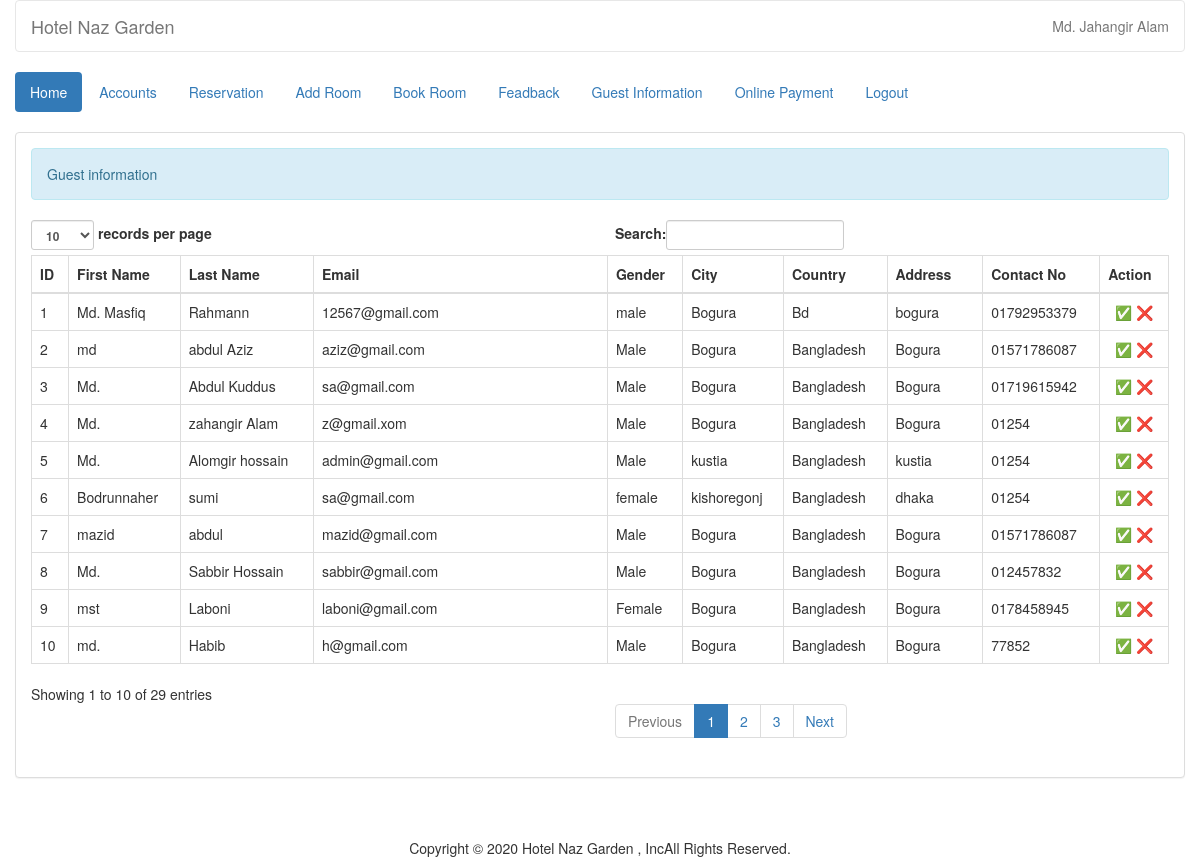
Screenshot of /admin/guestview.php (signed in) with the database file from the repository.
### tables this page shows
CREATE TABLE `guest` (
  `guest_id` int(11) NOT NULL,
  `firstname` varchar(50) NOT NULL,
  `lastname` varchar(40) NOT NULL,
  `email` varchar(100) NOT NULL,
  `gender` varchar(100) NOT NULL,
  `city` varchar(100) NOT NULL,
  `country` varchar(100) NOT NULL,
  `address` varchar(50) NOT NULL,
  `contactno` varchar(13) NOT NULL
);

### admin/name.php (called while the page is built)
<?php
	require 'connect.php';
	$query = $conn->query("SELECT * FROM `admin` WHERE `admin_id` =
		'$_SESSION[admin_id]'") or die(mysqli_error());
	$fetch = $query->fetch_array();
	$name = $fetch['name'];
?>

### admin/guestview.php (the view, shortened to what this page needs)
<!DOCTYPE html>
<?php
	require 'name.php';
include 'header.php';?>
	<div class = "container-fluid">
		<div class = "panel panel-default">
			<div class = "panel-body">
				<div class = "alert alert-info">Guest information</div>
				<table id = "table" class = "table table-bordered">
					<thead>
         <th> ID</th>
         <th>First Name</th>
         <th>Last Name</th>
         <th>Email</th>
         <th>Gender</th>
         <th>City</th>
         <th>Country</th>
         <th>Address</th>
         <th>Contact No</th>
         <th>Action </th>
       </thead>
       <tbody>
         <?php
           $query = $conn->query("SELECT * FROM `guest`") or die(mysqli_error());
           while($fetch = $query->fetch_array()){
         ?>
         <tr>
           <td><?php echo $fetch['guest_id']?></td>
           <td><?php echo $fetch['firstname']?></td>
           <td><?php echo $fetch['lastname']?></td>
           <td><?php echo $fetch['email']?></td>
           <td><?php echo $fetch['gender']?></td>
           <td><?php echo $fetch['city']?></td>
           <td><?php echo $fetch['country']?></td>
           <td><?php echo $fetch['address']?></td>
           <td><?php echo $fetch['contactno']?></td>
           <td><center><a  href = "edit_guest.php?guest_id=<?php echo $fetch['guest_id']?>" >
            ✅</a> <a  onclick = "confirmationDelete(this); return false;" href = "guestdel.php?guest_id=<?php echo $fetch['guest_id']?>">
            ❌</a></center></td>
         </tr>
         <?php
           }
         ?>
         </tbody>
         </table>
         </div>
         </div>
         </div>
       </body>
         </html><?php include 'footer.php'; ?>

### admin/header.php (shortened to what this page needs)
<html lang = "en">
	<head>
		</head>
		<link rel = "stylesheet" type = "text/css" href = "../css/bootstrap.css " />
		<link rel = "stylesheet" type = "text/css" href = "../css/style.css" />
<body>
		<div  class = "container-fluid">
	<nav style = "background-color:rgba(255, 255, 255, 0);" class = "navbar navbar-default">
			<div class = "navbar-header">
				<a class = "navbar-brand" >Hotel Naz Garden</a>
			</div>
			<ul class = "nav navbar-nav pull-right ">
				<li class = "dropdown">
					<a aria-haspopup="true" aria-expanded="false"><?php echo $name;?></a>
				</li>
			</ul>
		</div>
	<div class = "container-fluid">
		<ul class = "nav nav-pills">
			<li class = "active"><a href = "home.php">Home</a></li>
			<li><a href = "account.php">Accounts</a></li>
			<li><a href = "reserve.php">Reservation</a></li>
			<li><a href = "room.php">Add Room</a></li>
<li><a href = "reservation1.php">Book Room</a></li>
			<li><a href = "fead.php">Feadback</a></li>
			<li><a href = "guestview.php">Guest Information</a></li>
			<li><a href = "payment.php">Online Payment</a></li>
			<li><a href = "logout.php">Logout</a></li>
		</ul>
	</div>
	<br />
</body>
</html>

### rows the page displays
guest: guest_id "1", firstname "Md. Masfiq", lastname "Rahmann", email "12567@gmail.com", gender "male", city "Bogura", country "Bd", address "bogura", contactno "01792953379"
guest: guest_id "2", firstname "md", lastname "abdul Aziz", email "aziz@gmail.com", gender "Male", city "Bogura", country "Bangladesh", address "Bogura", contactno "01571786087"
guest: guest_id "3", firstname "Md.", lastname "Abdul Kuddus", email "sa@gmail.com", gender "Male", city "Bogura", country "Bangladesh", address "Bogura", contactno "01719615942"
guest: guest_id "4", firstname "Md.", lastname "zahangir Alam", email "z@gmail.xom", gender "Male", city "Bogura", country "Bangladesh", address "Bogura", contactno "01254"
guest: guest_id "5", firstname "Md.", lastname "Alomgir hossain", email "admin@gmail.com", gender "Male", city "kustia", country "Bangladesh", address "kustia", contactno "01254"
guest: guest_id "6", firstname "Bodrunnaher", lastname "sumi", email "sa@gmail.com", gender "female", city "kishoregonj", country "Bangladesh", address "dhaka", contactno "01254"
guest: guest_id "7", firstname "mazid", lastname "abdul", email "mazid@gmail.com", gender "Male", city "Bogura", country "Bangladesh", address "Bogura", contactno "01571786087"
guest: guest_id "8", firstname "Md.", lastname "Sabbir Hossain", email "sabbir@gmail.com", gender "Male", city "Bogura", country "Bangladesh", address "Bogura", contactno "012457832"
guest: guest_id "9", firstname "mst", lastname "Laboni", email "laboni@gmail.com", gender "Female", city "Bogura", country "Bangladesh", address "Bogura", contactno "0178458945"
guest: guest_id "10", firstname "md.", lastname "Habib", email "h@gmail.com", gender "Male", city "Bogura", country "Bangladesh", address "Bogura", contactno "77852"

### other values shown
$name "Md. Jahangir Alam"
